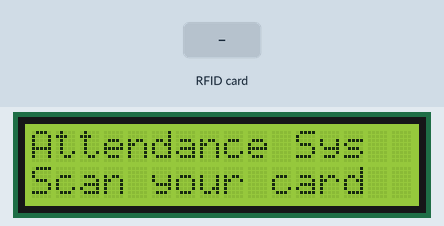
Bench run of a sketch on a simulated Arduino Uno, built with avr-gcc and run on an emulated ATmega328P. On the bench: 16×2 character LCD. Inputs (shaded band) come from the test bench. The local clock reads 2024-03-15 10:24:30 at power-on unless the sketch sets it; what the sketch prints to the serial monitor is not drawn.

Above: at 1.3 s.
1.4 s: RFID card DE AD BE EF held to the reader
At 2.5 s:
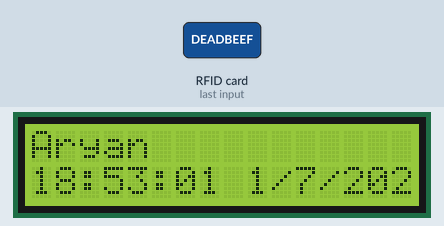
4.4 s: RFID card 5E 7A 19 C4 held to the reader
At 5.4 s:
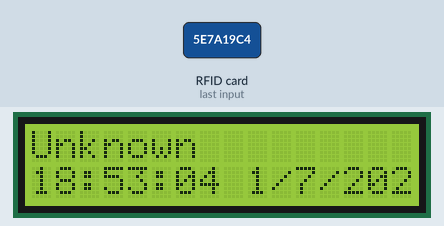
Timing chart, 0 to 7.4 s (numbered marks = the images above; inputs shaded):
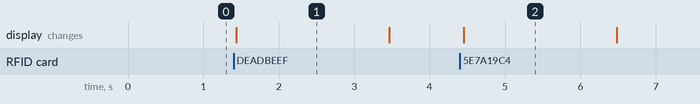

The sketch:

sketch.ino
```cpp
#include <SPI.h>
#include <MFRC522.h>
#include <DS1302.h>
#include <Wire.h>
#include <LiquidCrystal_I2C.h>

#define RST_PIN 9
#define SS_PIN 10
#define CLK_PIN 7
#define DAT_PIN 6
#define RST_DS_PIN 5

MFRC522 rfid(SS_PIN, RST_PIN);
DS1302 rtc(RST_DS_PIN, DAT_PIN, CLK_PIN);
LiquidCrystal_I2C lcd(0x27, 16, 2);

struct Card {
  String uid;
  String name;
};

Card knownCards[] = {
  {"DE AD BE EF", "Aryan"},
};
int cardCount = 1;

void setup() {
  Serial.begin(9600);
  SPI.begin();
  rfid.PCD_Init();

  lcd.init();
  lcd.backlight();
  lcd.setCursor(0, 0);
  lcd.print("Attendance Sys");
  lcd.setCursor(0, 1);
  lcd.print("Scan your card");

  rtc.setDOW(WEDNESDAY);
  rtc.setTime(18, 53, 0);
  rtc.setDate(1, 7, 2026);

  Serial.println("Name,UID,Date,Time");
}

String getUID() {
  String uid = "";
  for (byte i = 0; i < rfid.uid.size; i++) {
    if (rfid.uid.uidByte[i] < 0x10) uid += "0";
    uid += String(rfid.uid.uidByte[i], HEX);
    if (i < rfid.uid.size - 1) uid += " ";
  }
  uid.toUpperCase();
  return uid;
}

String lookupName(String uid) {
  for (int i = 0; i < cardCount; i++) {
    if (knownCards[i].uid == uid) return knownCards[i].name;
  }
  return "Unknown";
}

void loop() {
  if (!rfid.PICC_IsNewCardPresent() || !rfid.PICC_ReadCardSerial()) return;

  String uid = getUID();
  String name = lookupName(uid);

  Time t = rtc.getTime();

  String date = String(t.date) + "/" + String(t.mon) + "/" + String(t.yr);
  String timeStr = String(t.hour) + ":" +
                   (t.min < 10 ? "0" : "") + String(t.min) + ":" +
                   (t.sec < 10 ? "0" : "") + String(t.sec);

  Serial.println(name + "," + uid + "," + date + "," + timeStr);

  lcd.clear();
  lcd.setCursor(0, 0);
  lcd.print(name.substring(0, 16));
  lcd.setCursor(0, 1);
  lcd.print(timeStr + " " + date);

  delay(2000);

  lcd.clear();
  lcd.setCursor(0, 0);
  lcd.print("Attendance Sys");
  lcd.setCursor(0, 1);
  lcd.print("Scan your card");

  rfid.PICC_HaltA();
  rfid.PCD_StopCrypto1();
}
```

Measured:
- after the input at 1.4 s, the display: changes at once (image 1)
- after the input at 4.4 s, the display: changes after 0.05 s (image 2)
- what the display in image 1 shows lasts 2.1 s, from 1.4 s to 3.5 s
